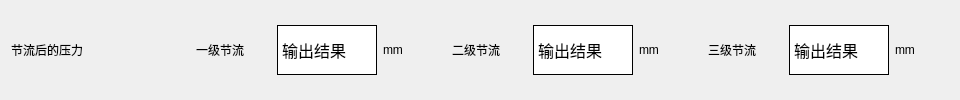
                      <widget class="QFrame" name="frame_174">
                       <property name="sizePolicy">
                        <sizepolicy hsizetype="Expanding" vsizetype="Preferred">
                         <horstretch>0</horstretch>
                         <verstretch>0</verstretch>
                        </sizepolicy>
                       </property>
                       <property name="minimumSize">
                        <size>
                         <width>900</width>
                         <height>75</height>
                        </size>
                       </property>
                       <property name="maximumSize">
                        <size>
                         <width>16777215</width>
                         <height>16777215</height>
                        </size>
                       </property>
                       <property name="styleSheet">
                        <string notr="true">border:0px</string>
                       </property>
                       <property name="frameShape">
                        <enum>QFrame::StyledPanel</enum>
                       </property>
                       <property name="frameShadow">
                        <enum>QFrame::Raised</enum>
                       </property>
                       <layout class="QHBoxLayout" name="horizontalLayout_158">
                        <item>
                         <widget class="QLabel" name="label_211">
                          <property name="minimumSize">
                           <size>
                            <width>170</width>
                            <height>0</height>
                           </size>
                          </property>
                          <property name="maximumSize">
                           <size>
                            <width>150</width>
                            <height>16777215</height>
                           </size>
                          </property>
                          <property name="styleSheet">
                           <string notr="true">font: 20pt &quot;黑体&quot;; </string>
                          </property>
                          <property name="text">
                           <string>节流后的压力</string>
                          </property>
                          <property name="wordWrap">
                           <bool>true</bool>
                          </property>
                         </widget>
                        </item>
                        <item>
                         <widget class="QFrame" name="frame_175">
                          <property name="sizePolicy">
                           <sizepolicy hsizetype="Expanding" vsizetype="Expanding">
                            <horstretch>0</horstretch>
                            <verstretch>0</verstretch>
                           </sizepolicy>
                          </property>
                          <property name="minimumSize">
                           <size>
                            <width>250</width>
                            <height>0</height>
                           </size>
                          </property>
                          <property name="frameShape">
                           <enum>QFrame::StyledPanel</enum>
                          </property>
                          <property name="frameShadow">
                           <enum>QFrame::Raised</enum>
                          </property>
                          <layout class="QHBoxLayout" name="horizontalLayout_159">
                           <property name="spacing">
                            <number>6</number>
                           </property>
                           <property name="topMargin">
                            <number>4</number>
                           </property>
                           <property name="rightMargin">
                            <number>9</number>
                           </property>
                           <property name="bottomMargin">
                            <number>4</number>
                           </property>
                           <item>
                            <widget class="QLabel" name="label_212">
                             <property name="sizePolicy">
                              <sizepolicy hsizetype="Preferred" vsizetype="Preferred">
                               <horstretch>0</horstretch>
                               <verstretch>0</verstretch>
                              </sizepolicy>
                             </property>
                             <property name="maximumSize">
                              <size>
                               <width>16777215</width>
                               <height>16777215</height>
                              </size>
                             </property>
                             <property name="styleSheet">
                              <string notr="true">font: 14pt &quot;黑体&quot;;</string>
                             </property>
                             <property name="text">
                              <string>一级节流</string>
                             </property>
                            </widget>
                           </item>
                           <item>
                            <widget class="QLabel" name="P1jl_3">
                             <property name="minimumSize">
                              <size>
                               <width>100</width>
                               <height>45</height>
                              </size>
                             </property>
                             <property name="maximumSize">
                              <size>
                               <width>16777215</width>
                               <height>50</height>
                              </size>
                             </property>
                             <property name="font">
                              <font>
                               <family>宋体</family>
                               <pointsize>12</pointsize>
                               <weight>9</weight>
                               <italic>false</italic>
                               <bold>false</bold>
                              </font>
                             </property>
                             <property name="styleSheet">
                              <string notr="true">font: 75 12pt &quot;宋体&quot;;
border-bottom: 1px solid rgb(0,0,0);

border:1px inset;
background-color: rgb(255, 255, 255);</string>
                             </property>
                             <property name="text">
                              <string>输出结果</string>
                             </property>
                            </widget>
                           </item>
                           <item>
                            <widget class="QLabel" name="label_213">
                             <property name="maximumSize">
                              <size>
                               <width>45</width>
                               <height>16777215</height>
                              </size>
                             </property>
                             <property name="styleSheet">
                              <string notr="true">font: 12pt &quot;Times New Roman&quot;;</string>
                             </property>
                             <property name="text">
                              <string>mm</string>
                             </property>
                            </widget>
                           </item>
                          </layout>
                         </widget>
                        </item>
                        <item>
                         <widget class="QFrame" name="frame_176">
                          <property name="sizePolicy">
                           <sizepolicy hsizetype="Expanding" vsizetype="Expanding">
                            <horstretch>0</horstretch>
                            <verstretch>0</verstretch>
                           </sizepolicy>
                          </property>
                          <property name="minimumSize">
                           <size>
                            <width>250</width>
                            <height>0</height>
                           </size>
                          </property>
                          <property name="frameShape">
                           <enum>QFrame::StyledPanel</enum>
                          </property>
                          <property name="frameShadow">
                           <enum>QFrame::Raised</enum>
                          </property>
                          <layout class="QHBoxLayout" name="horizontalLayout_160">
                           <property name="spacing">
                            <number>6</number>
                           </property>
                           <property name="topMargin">
                            <number>4</number>
                           </property>
                           <property name="rightMargin">
                            <number>9</number>
                           </property>
                           <property name="bottomMargin">
                            <number>4</number>
                           </property>
                           <item>
                            <widget class="QLabel" name="label_214">
                             <property name="sizePolicy">
                              <sizepolicy hsizetype="Preferred" vsizetype="Preferred">
                               <horstretch>0</horstretch>
                               <verstretch>0</verstretch>
                              </sizepolicy>
                             </property>
                             <property name="maximumSize">
                              <size>
                               <width>16777215</width>
                               <height>16777215</height>
                              </size>
                             </property>
                             <property name="styleSheet">
                              <string notr="true">font: 14pt &quot;黑体&quot;;</string>
                             </property>
                             <property name="text">
                              <string>二级节流</string>
                             </property>
                            </widget>
                           </item>
                           <item>
                            <widget class="QLabel" name="P2jl_3">
                             <property name="minimumSize">
                              <size>
                               <width>100</width>
                               <height>45</height>
                              </size>
                             </property>
                             <property name="maximumSize">
                              <size>
                               <width>16777215</width>
                               <height>50</height>
                              </size>
                             </property>
                             <property name="font">
                              <font>
                               <family>宋体</family>
                               <pointsize>12</pointsize>
                               <weight>9</weight>
                               <italic>false</italic>
                               <bold>false</bold>
                              </font>
                             </property>
                             <property name="styleSheet">
                              <string notr="true">font: 75 12pt &quot;宋体&quot;;
border-bottom: 1px solid rgb(0,0,0);

border:1px inset;
background-color: rgb(255, 255, 255);</string>
                             </property>
                             <property name="text">
                              <string>输出结果</string>
                             </property>
                            </widget>
                           </item>
                           <item>
                            <widget class="QLabel" name="label_215">
                             <property name="maximumSize">
                              <size>
                               <width>45</width>
                               <height>16777215</height>
                              </size>
                             </property>
                             <property name="styleSheet">
                              <string notr="true">font: 12pt &quot;Times New Roman&quot;;</string>
                             </property>
                             <property name="text">
                              <string>mm</string>
                             </property>
                            </widget>
                           </item>
                          </layout>
                         </widget>
                        </item>
                        <item>
                         <widget class="QFrame" name="frame_177">
                          <property name="sizePolicy">
                           <sizepolicy hsizetype="Expanding" vsizetype="Expanding">
                            <horstretch>0</horstretch>
                            <verstretch>0</verstretch>
                           </sizepolicy>
                          </property>
                          <property name="minimumSize">
                           <size>
                            <width>250</width>
                            <height>0</height>
                           </size>
                          </property>
                          <property name="frameShape">
                           <enum>QFrame::StyledPanel</enum>
                          </property>
                          <property name="frameShadow">
                           <enum>QFrame::Raised</enum>
                          </property>
                          <layout class="QHBoxLayout" name="horizontalLayout_161">
                           <property name="spacing">
                            <number>6</number>
                           </property>
                           <property name="topMargin">
                            <number>4</number>
                           </property>
                           <property name="rightMargin">
                            <number>9</number>
                           </property>
                           <property name="bottomMargin">
                            <number>4</number>
                           </property>
                           <item>
                            <widget class="QLabel" name="label_216">
                             <property name="sizePolicy">
                              <sizepolicy hsizetype="Preferred" vsizetype="Preferred">
                               <horstretch>0</horstretch>
                               <verstretch>0</verstretch>
                              </sizepolicy>
                             </property>
                             <property name="maximumSize">
                              <size>
                               <width>16777215</width>
                               <height>16777215</height>
                              </size>
                             </property>
                             <property name="styleSheet">
                              <string notr="true">font: 14pt &quot;黑体&quot;;</string>
                             </property>
                             <property name="text">
                              <string>三级节流</string>
                             </property>
                            </widget>
                           </item>
                           <item>
                            <widget class="QLabel" name="P3jl_3">
                             <property name="minimumSize">
                              <size>
                               <width>100</width>
                               <height>45</height>
                              </size>
                             </property>
                             <property name="maximumSize">
                              <size>
                               <width>16777215</width>
                               <height>50</height>
                              </size>
                             </property>
                             <property name="font">
                              <font>
                               <family>宋体</family>
                               <pointsize>12</pointsize>
                               <weight>9</weight>
                               <italic>false</italic>
                               <bold>false</bold>
                              </font>
                             </property>
                             <property name="styleSheet">
                              <string notr="true">font: 75 12pt &quot;宋体&quot;;
border-bottom: 1px solid rgb(0,0,0);

border:1px inset;
background-color: rgb(255, 255, 255);</string>
                             </property>
                             <property name="text">
                              <string>输出结果</string>
                             </property>
                            </widget>
                           </item>
                           <item>
                            <widget class="QLabel" name="label_217">
                             <property name="maximumSize">
                              <size>
                               <width>45</width>
                               <height>16777215</height>
                              </size>
                             </property>
                             <property name="styleSheet">
                              <string notr="true">font: 12pt &quot;Times New Roman&quot;;</string>
                             </property>
                             <property name="text">
                              <string>mm</string>
                             </property>
                            </widget>
                           </item>
                          </layout>
                         </widget>
                        </item>
                       </layout>
                      </widget>
